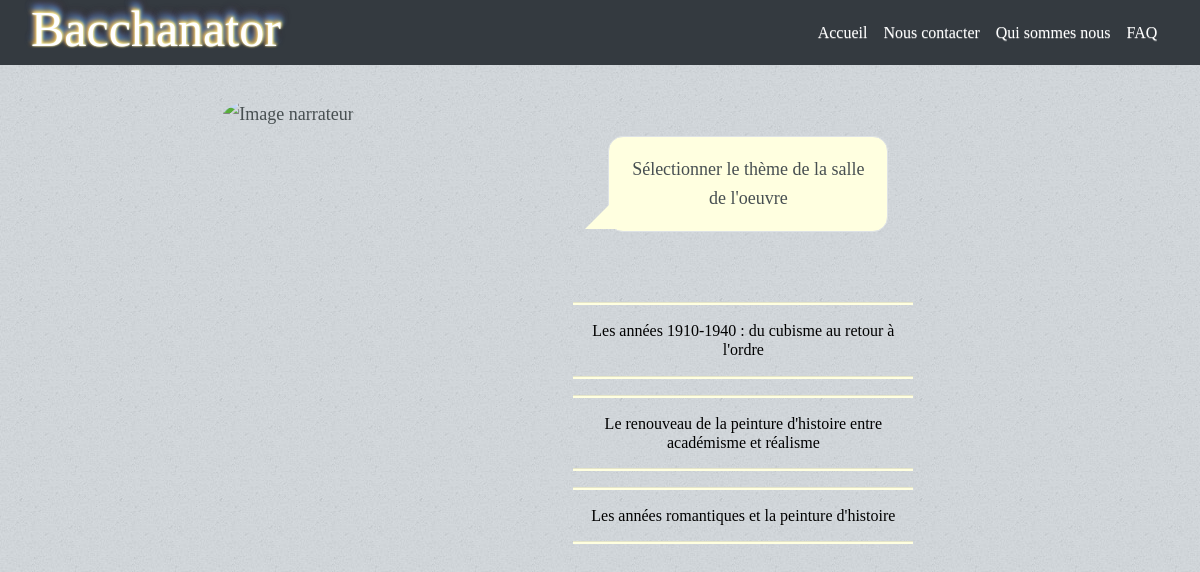
Screenshot of /jouer/ with the database file from the repository.
### blog/models.py (models this page shows, shortened)
class Question(models.Model):
    cleQuestion = models.IntegerField(primary_key = True)
    descriptionQuestion = models.CharField(max_length=200)
    inclu = models.IntegerField()
    priority = models.IntegerField(default=0)
    reponses = models.ManyToManyField(Reponse, through='Associer')
    tags = models.ManyToManyField(Tag, through='Concerner')

class Associer(models.Model):
    reponse = models.ForeignKey(Reponse, on_delete=models.CASCADE)
    question = models.ForeignKey(Question, on_delete=models.CASCADE)
    tag = models.CharField(max_length=80, blank=True)
    no_tag = models.CharField(max_length=80, blank=True)

class Reponse(models.Model):
    cleReponse = models.IntegerField(primary_key=True)
    descriptionReponse = models.CharField(max_length= 200)

### blog/views.py (the view)
# urls.py: path('jouer/', views.jouer, name='play_button'),
def jouer(request):
    question = None
    associee = None
    if request.method == 'POST':
        form = AnswerForm(request.POST)
        print(form)
        if form.is_valid():
            tag = form.cleaned_data['tag']
            print( "tag = " + tag)
            no_tag = form.cleaned_data['no_tag']
            print(no_tag)
            question_asked = form.cleaned_data['question_asked']
            print("questions_asked = " + question_asked)
            question_asked = form.cleaned_data['question_asked']
            tags = request.session['tags']
            no_tags = request.session['no_tags']
            questions_asked = request.session['questions_asked']
            cletag = 0
            if tag!="":
                cletag =  Tag.objects.all().filter(tag = tag).values_list()[0][0]
                tags = tags + "," + str(cletag)
            else:
                if no_tag!="":
                    cletag =  Tag.objects.all().filter(tag = no_tag).values_list()[0][0]
                    no_tags = no_tags + "," + str(cletag)
            print(cletag)
            print("tags = " + tags)
            print(no_tags)
            print(questions_asked)
            if question_asked!="":
                questions_asked = questions_asked + "," +  question_asked
            request.session['tags'] = tags
            request.session['no_tags'] = no_tags
            request.session['questions_asked'] = questions_asked
            tags = tags.split(",")
            tags.remove('')
            no_tags = no_tags.split(",")
            no_tags.remove('')
            questions_asked = questions_asked.split(",")
            questions_asked.remove('')
            contain = Contenir.objects.all()
            concerns = Concerner.objects.all()
            concerns = concerns.order_by('question__priority')
            print("Début for")
            print(concerns)
            for i in range(len(tags)):
                print("------------------------------------------------------")
                contain = contain.filter(image__tags = int(tags[i]))
                concerns = concerns.filter(question__tags = int(tags[i]))
                print(concerns)
            for i in range(len(no_tags)):
                contain = contain.exclude(image__tags = int(no_tags[i]))
                concerns = concerns.exclude(tag = int(no_tags[i]))
                concerns = concerns.exclude(question__inclu = int(no_tags[i]))
            print("Avant")
            for i in range(len(questions_asked)):
                concerns = concerns.exclude(question__cleQuestion = int(questions_asked[i]))
            print(contain)
            print(concerns)
            size_contain = len(contain.values('image').annotate(dcount=Count('image')) )
            print("******************************************")
            print(size_contain)
            size_concerns = concerns.count()
            if size_contain ==1:
                img = contain[0].image
                return render(request, 'blog/afficher_image.html', {'img': img})
            if size_concerns!=0:
                question = concerns[0].question
                if question == question_asked and size_concerns>1:
                    question = concerns[1].question
                print(question)
                associee = Associer.objects.filter(question = question.cleQuestion)
                print(associee)
    else:
        question = Question.objects.get(cleQuestion=1)
        associee = Associer.objects.filter(question = question)
        q = Associer.objects.filter(question = question).count()
    return render(request, 'blog/jouer.html', {'question': question, 'associee': associee})

### blog/templates/blog/jouer.html (shortened to what this page needs)
{% extends 'base.html' %} {% load static %} {% block titre %}Jouer{% endblock %} {% block question %}
<div class="container champs">
    <div class="col-sm-2"> </div>
    <div class="col-sm-8">
        <div class="row">
            <div class="col-sm-2"> </div>
            <div class="col-sm-10">
                <div class="personnage1 d-inline d-sm-inline-block ">
                    <img src="{% static 'img_site/bacchanator1.svg' %}" class="rounded-circle img" alt="Image narrateur" />
                </div>
                <div class="talk-bubble2 tri-right round border left-top" id="plus">
                    <div class="talktext">
                        <p class="p">{{ question.descriptionQuestion }}</p>
                    </div>
                </div>
                {% block reponse %}
                <div class="reponse">
                    <h6>
                        {% for a in associee %}
                        <p>
                            <hr noshade>
                            <a class="bouton answer" href="javascript:document.getElementById('{{ a.reponse.cleReponse }}').submit();">{{ a.reponse.descriptionReponse }} </a>
                            <hr noshade>
                        </p>
                        {% endfor %}
                    </h6>
                </div>
                {% endblock %}
            </div>
        </div>
    </div>
    <div class="col-sm-2"> </div>
</div>
{% endblock %}

### blog/static/css/base.css (style rules this page uses)
body { background: #D4D9DD url('images/bg03.jpg'); color: #474f51; font-size: 13.5pt; font-family: 'Yanone Kaffeesatz'; line-height: 1.85em; font-weight: 300; }
.talk-bubble2 { left: 520px; margin: 20px; top: 260px; display: inline-block; position: absolute; width: 280px; height: auto; background-color: lightyellow; }
.round { border-radius: 15px; -webkit-border-radius: 15px; -moz-border-radius: 15px; }
.tri-right.left-top:after { content: ' '; position: absolute; width: 0; height: 0; left: -24px; right: auto; top: 2px; bottom: auto; border: 28px solid; border-color: lightyellow transparent transparent transparent; }
#plus { top: 50px; left: 420px; }
#plus:after { top: auto; bottom: 2px; border-color: transparent transparent lightyellow transparent; }
.talktext { padding: 1em; text-align: center; line-height: 1.6em; font-size: large; }
.talktext .p { -webkit-margin-before: 0em; -webkit-margin-after: 0em; }
.personnage1 { position: relative; top: 30px; left: 40px; }
.img { width: 380px; height: 420px; }
.bouton.answer { text-decoration: none; color: #000000; }
.reponse { width: fit-content; position: absolute; text-align: center; top: 220px; padding-left: 390px; }
hr { width:340px; height:2px; background-color: lightyellow; }

### rows the page displays
Question: descriptionQuestion "Sélectionner le thème de la salle de l'oeuvre"
Associer: reponse.descriptionReponse "Les années 1910-1940 : du cubisme au retour à l'ordre"
Associer: reponse.descriptionReponse "Le renouveau de la peinture d'histoire entre académisme et réalisme"
Associer: reponse.descriptionReponse "Les années romantiques et la peinture d'histoire"
